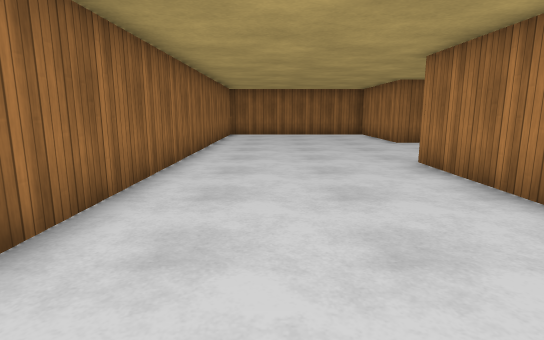
[1] (above)

19 first-person views from a walk through a world built for the Gazebo simulator. The camera is 1.2 m above the floor, tilts 10° down and sees 80° across. The floor is counted in squares, 1 m on a side. Each view is taken from the middle of a square. On the plan, view 1 faces up. The plan holds only what a view shows up to about 13 squares ahead; the rest is blank. Gazebo's built-in surfaces are drawn with simple patterns.

[2]
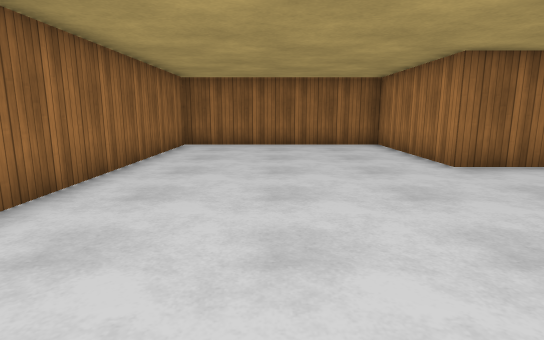

[3]
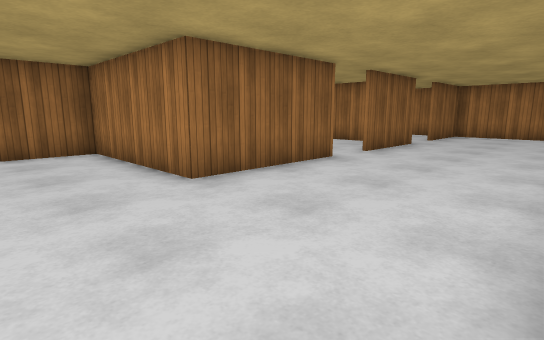

[4]
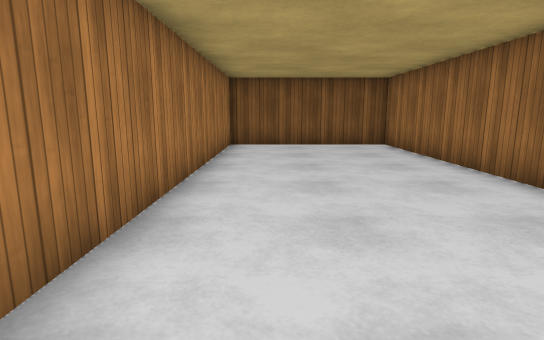

[5]
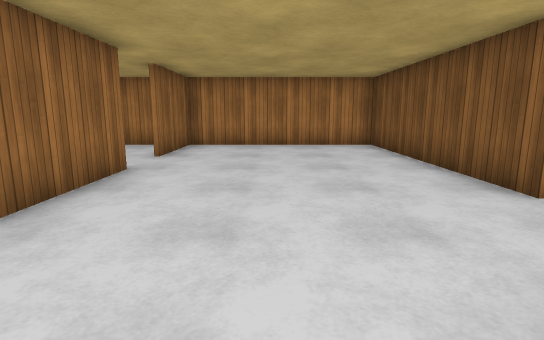

[6]
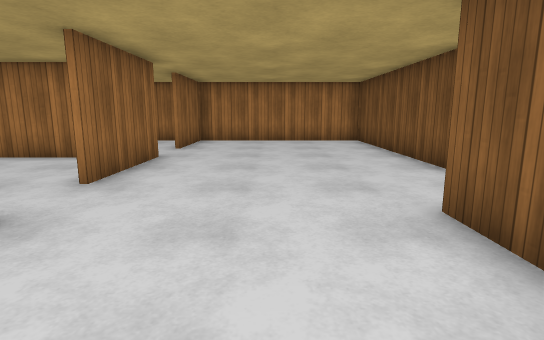

[7]
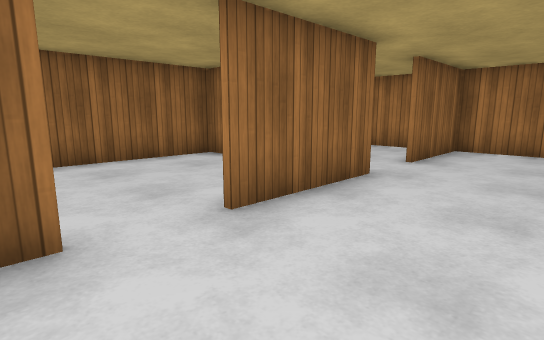

[8]
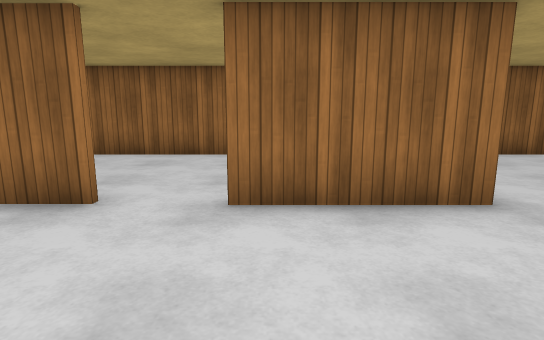

[9]
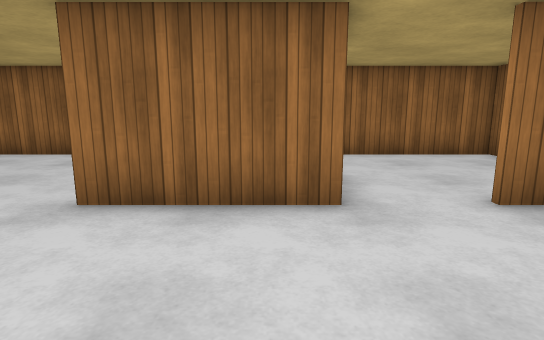

[10]
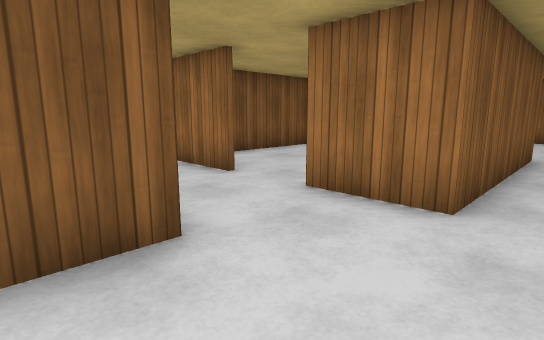

[11]
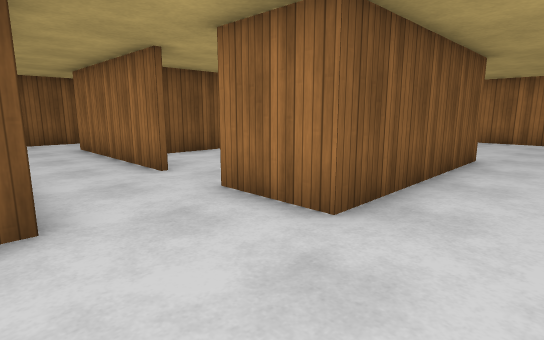

[12]
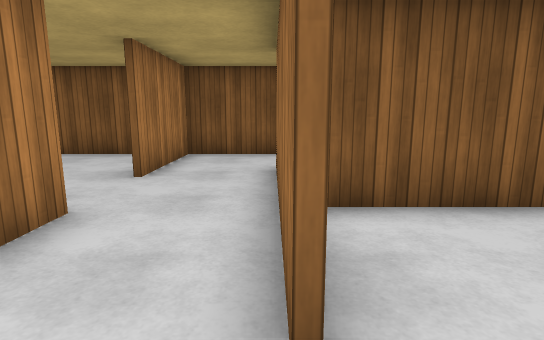

[13]
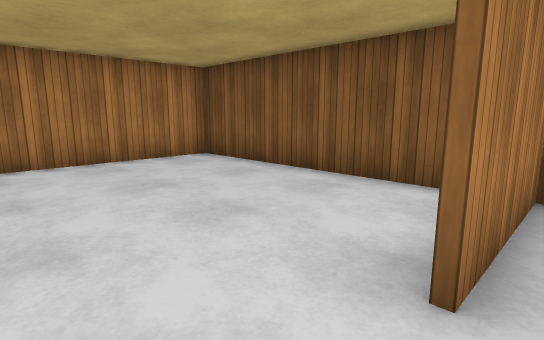

[14]
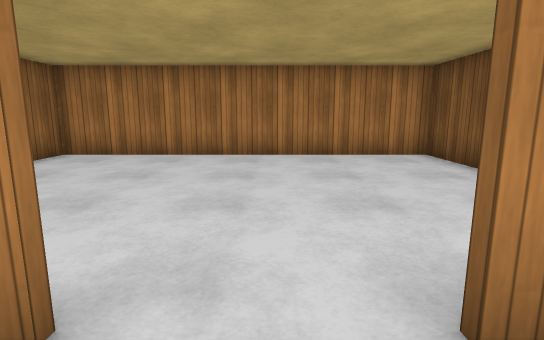

[15]
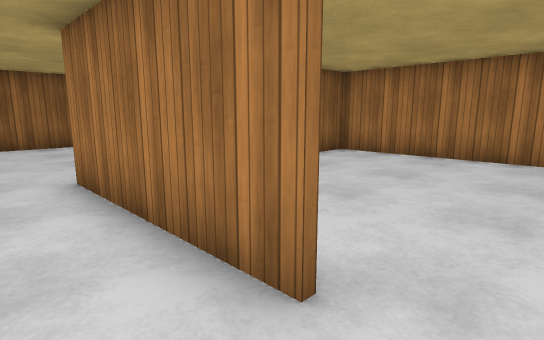

[16]
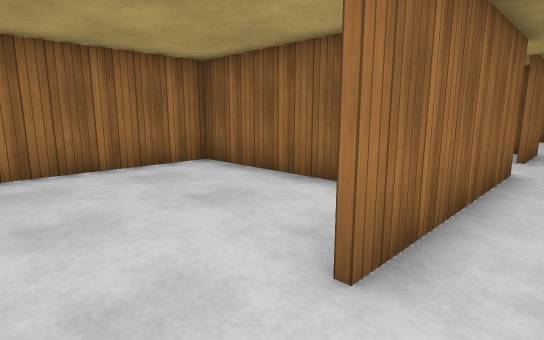

[17]
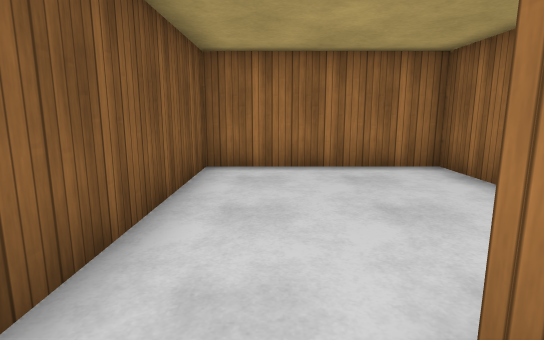

[18]
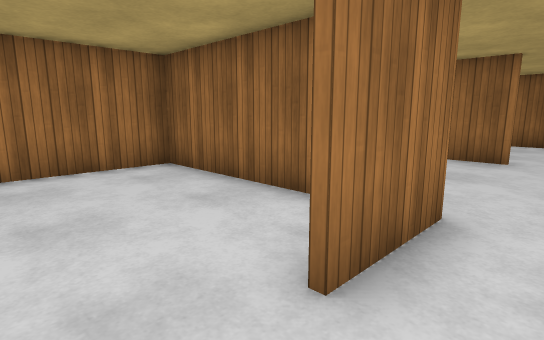

[19]
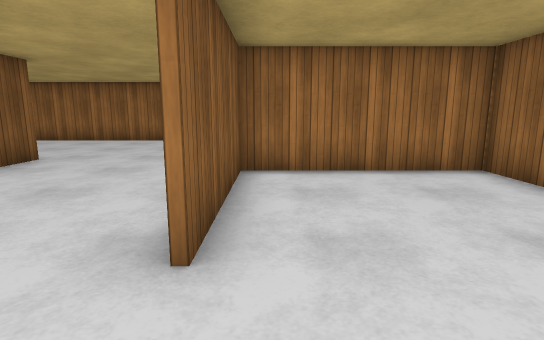

### Floor plan
Points are (right, up) in squares from view 1. A wall is a line through its corners. A room is listed if a view was taken in it or the views show most of it. See-through windows are left out.
Room 1 (views 1, 2, 3, 4, 5, 6, 7, 8, 9, 10, 11)
walls: (9.6, 13.2) (5.1, 13.2) (5.1, 18.5); (12.5, 6.2) (20.4, 6.2); (4.9, 18.5) (-2.3, 18.5) (-2.3, -4.5) (3.6, -4.5) (3.6, 7.9) (9.9, 7.9) (9.9, 6.5); (15, 13.2) (11.4, 13.2); (20.3, 5.9) (20.3, 13); (20.4, 13.2) (17, 13.2)
ways out: opening at (11.5, 6) to room 2; opening at (10.5, 13) to room 5; opening at (16.5, 13)
Room 2 (views 12, 18)
walls: (9.9, 6.5) (9.9, 5.6); (12.5, 3.5) (12.5, 6.2)
ways out: opening at (11.5, 6) to room 1; opening at (11.5, 2.5) to room 3; opening at (10, 4.5) to room 6
Room 3 (views 13, 14, 15)
walls: (12.5, 1.1) (12.5, 3.5); (12.5, -2.5) (12.5, -1); (13.6, -4.5) (20.3, -4.5) (20.3, 5.9); (9.9, 3.8) (9.9, -2.1); (20.4, 6.1) (19.1, 6.1)
ways out: opening at (11.5, 2.5) to room 2; opening at (11.5, -2) to room 4
Room 4 (views 16, 17)
walls: (9.5, -4.5) (12.5, -4.5) (12.5, -2.5)
ways out: opening at (11.5, -2) to room 3; opening at (10, -3.5) to room 7
Room 5 (view 19)
walls: (14.8, 15.2) (14.8, 18.5); (5.2, 18.5) (5.2, 13.3) (9.6, 13.3); (15.1, 18.5) (4.9, 18.5)
ways out: opening at (10.5, 13) to room 1
Room 6 (no view inside)
walls: (9.5, 7.8) (3.8, 7.8) (3.8, 4.5); (4, 1) (9.4, 1)
ways out: opening at (10, 4.5) to room 2
Room 7 (no view inside)
walls: (7.9, 0.8) (3.8, 0.8) (3.8, -4.5) (9.5, -4.5)
ways out: opening at (10, -3.5) to room 4

Where each view was taken, in squares from view 1:
view 1: 0 up, 0 right, facing up
view 2: 6 up, 1 right, facing up
view 3: 8 up, 2 right, facing up-right
view 4: 8 up, 2 right, facing down
view 5: 10 up, 8 right, facing right
view 6: 10 up, 6 right, facing right
view 7: 10 up, 9 right, facing up-right
view 8: 9 up, 12 right, facing up
view 9: 9 up, 14 right, facing up
view 10: 9 up, 14 right, facing down-left
view 11: 10 up, 13 right, facing down-left
view 12: 5 up, 10 right, facing down
view 13: 1 up, 12 right, facing down-right
view 14: 0 up, 11 right, facing right
view 15: 0 up, 11 right, facing up-right
view 16: 4 down, 11 right, facing up-left
view 17: 3 down, 11 right, facing left
view 18: 4 up, 11 right, facing up-left
view 19: 14 up, 12 right, facing left
